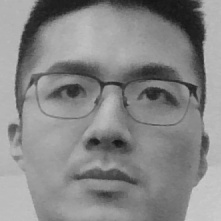
#> input picture dataset/user_1_12.jpg, 221 x 221 px, given in place of the camera
$ python main.py
#> lines starting #> are read from the running program, lines starting #| are printed output that depends on the picture; after the words box and inside, x2 and y2 are one past the last pixel; in counts of white or black regions, pixels touching at a corner belong together
### utils.py

def yes_or_no(question):
#> called with question = 'Do you want to collect training data?'
    while True:
        reply = str(input(question+' (y/n): ')).lower().strip()
        if reply == 'y':
            return True
        elif reply == 'n':
            return False
        else:
            print('your answer is invalid. Please re-enter')
#> this loop made 1 pass; the answer given on pass 1: y

# [7 lines left out: function number_input, not called in this run]

### collect_training_data.py
import cv2
import numpy as np
import matplotlib.pyplot as plt
import os
from PIL import Image
import time
from utils import *
#from keras.preprocessing.image import ImageDataGenerator


class CollectImageData:

    #this function will extract face images from a given folder and store them in a given path
    # [31 lines left out: functions ExtractAndSaveFacesFromImages, TransformImage, not called in this run]

    #this method will extract face images from camera and store it in a given path
    def ExtractAndSaveFacesFromCamera(self, pathToWrite):
#> called with pathToWrite = 'dataset'
        cam = cv2.VideoCapture(0+cv2.CAP_DSHOW)
        cam.set(3, 640)
        cam.set(4, 480)
        face_detector = cv2.CascadeClassifier('data/haarcascades/haarcascade_frontalface_default.xml')
        face_id = input('/n enter user id end press <return> ==>')
        print('/n [info] Initializing face capture, look the camera and wait ---')

        #Initialize individual smapling face count and start time
        count= 0
        tPrevious = time.time()
        while(True):
            ret, img = cam.read()
#> img is the input picture: shape (221, 221, 3); min 19, max 206, mean 135.4
            gray_img = cv2.cvtColor(img, cv2.COLOR_BGR2GRAY)
            faces = face_detector.detectMultiScale(gray_img, scaleFactor=1.2, minNeighbors=5)
#> faces = [[17, 17, 183, 183]]
            for (x, y, w, h) in faces:
                cv2.rectangle(img, (x,y), (x+w, y+h), (0, 255, 0), 2)
#> this loop made 1 pass
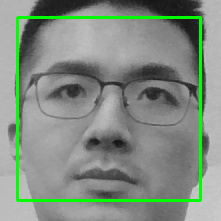
#> img: shape (221, 221, 3); 4.49% of pixels changed, all inside (x1, y1, x2, y2) = (16, 16, 202, 202)
            cv2.imshow('image', img)
            for (x, y, w, h) in faces:
                if (time.time() - tPrevious > 0.5):
                    #save the captured image into the datasets folder
                    cv2.imwrite(pathToWrite + '/user_' + str(face_id) + '_' + str(count) + '.jpg', gray_img[y:y+h, x:x+w])
                    tPrevious = time.time()
                    count += 1
                    print('image{0}collected'.format(count))
#> after the loop, count = 0; tPrevious = 1.8e+09
            k = cv2.waitKey(1) & 0xff
#> (key Esc is pressed here)
#> the loop in yes_or_no, `while True:` made 1 pass; the answer given on pass 1: y
            if k == 27:
                break
            if count > 60:
                break

        print('exiting program')
        cam.release()
        cv2.destroyAllWindows()


### train_model.py
import cv2
import numpy as np
import matplotlib.pyplot as plt
import os
from PIL import Image


class TrainingModel:

    def TrainingModel(self, path):
        recognizer = cv2.face.LBPHFaceRecognizer_create()
        detector = cv2.CascadeClassifier(
            'data/haarcascades/haarcascade_frontalface_default.xml')
        print('training faces')
        #get the image label
        faces, ids = self.getImageAndLabels(path)
        recognizer.train(faces, np.array(ids))
        recognizer.write('Trained_Models/face_trainer.yml')
        print('finishing')

    def getImageAndLabels(self, path):
#> called with path = 'dataset'
            imagePaths = [os.path.join(path, f) for f in os.listdir(path)]
            faceSamples = []
            ids = []
            for imagePath in imagePaths:
                PIL_img = Image.open(imagePath).convert('L')
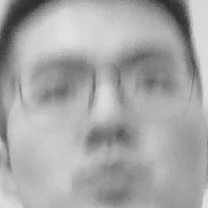
#> input picture dataset/user_1_0.jpg, 208 x 208 px
#> PIL_img is the input picture: PIL image 208x208 L; min 43, max 227, mean 167
                img_numpy = np.array(PIL_img, 'uint8')
                id = int(os.path.split(imagePath)[-1].split('_')[1])
                faceSamples.append(img_numpy)
                ids.append(id)
            return faceSamples, ids


### main.py
from collect_training_data import CollectImageData
from train_model import TrainingModel
from utils import *
import cv2

if(yes_or_no("Do you want to collect training data?")):
    fc = CollectImageData()

    fc.ExtractAndSaveFacesFromCamera('dataset')

if(yes_or_no('Do you want to retrain the model?')):
    tm = TrainingModel()

#> (the run stopped early here; a loop or call above may not have finished)
